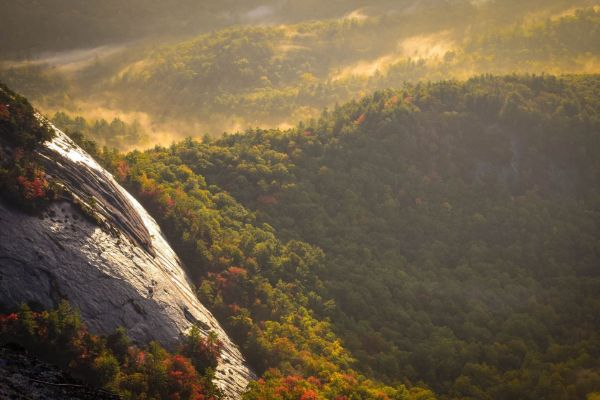
//> input picture MotionSurveillanceSystem/src/assets/image/nature.jpg, 600 x 400 px, given in place of the camera
$ ./opencv_test   (built with g++ and OpenCV 4)
//> lines starting //> are read from the running program, lines starting //| are printed output that depends on the picture
#define _CRT_SECURE_NO_WARNINGS


#include<iostream>
#include<WS2tcpip.h>
#pragma comment (lib,"WS2_32.lib")

#include <opencv2/opencv.hpp>
#include <iostream>
#include <ctime>
#include <cstdio>
#include <windows.h>
#include <Mmsystem.h>
#include "stdio.h"
#include <time.h>
#include "cv.h"
#include "cxcore.h"
#include "highgui.h"

using namespace cv;
using namespace std;

// Notes for Shawn

// Every moment frame is updated - send the frame to server API via POST call. Assume server connection is localhost:4200

// use POST request for both frame and video recording

// video frame request : localhost:4200/:cameraid - send a frame

// video recording request: localhost:4200/motion/:cameraid - send a video file + Time of clip and End of clip.

//this function is a test functino of your camera
// [52 lines left out: functions readCamera, writeVideo, not called in this run]


// [42 lines of commented-out code are left out]
string MatToString(Mat image) {
	std::vector<uchar>buff;
	cv::imencode(".bmp", image, buff);
	std::string image_string(reinterpret_cast<char*>(&buff[0]), buff.size());
	return image_string;
}

Mat StringToMat(string s) {
	std::vector<char>vec_data(s.c_str(), s.c_str() + s.size());
	cv::Mat dst = cv::imdecode(vec_data, CV_LOAD_IMAGE_UNCHANGED);
	return dst;
}

int motion2(int start_time_hour = 0,int start_time_min = 30,int end_time_hour = 23,int end_time_min = 30) {
//> called with start_time_hour = 0, start_time_min = 30, end_time_hour = 23, end_time_min = 30

	//
	bool stop = false;
	time_t rawtime;
	struct tm* ptminfo;
	time(&rawtime);
	ptminfo = localtime(&rawtime);
	printf("current: %02d-%02d-%02d %02d:%02d:%02d\n", ptminfo->tm_year + 1900, ptminfo->tm_mon + 1, ptminfo->tm_mday, ptminfo->tm_hour, ptminfo->tm_min, ptminfo->tm_sec);
	if (start_time_hour < end_time_hour) {
		if (ptminfo->tm_hour > start_time_hour&& ptminfo->tm_hour < end_time_hour) {
			//stop == true;
		}
	}
	else if (start_time_hour == end_time_hour) {
		if (ptminfo->tm_hour == start_time_hour) {
			//stop == true;
		}
	}
	else {

	}
	//
	bool writingVideo = false;  //a boolean to determine whether we are writing a video
	int video_count = 0;   //the counter of the video
	Mat frame, gray, frameDelta, thresh, firstFrame;
	vector<vector<Point> > cnts;
	VideoCapture camera(0); //open camera
	//set the video size to 640x480
	camera.set(3, 640);
	camera.set(4, 480);
	/*
	for (int i = 0; i < 10; i++) {
		cout<<camera.get(5)<<endl;
	}
	*/
	Sleep(3);
	camera.read(frame);
//> frame is the input picture: 400 rows x 600 cols, CV_8UC3; mean B, G, R 70.1, 95.1, 110.5
	//convert to grayscale and set the first frame
	cvtColor(frame, firstFrame, COLOR_BGR2GRAY);
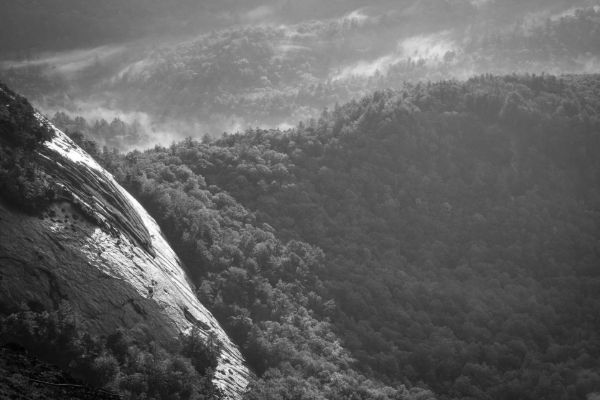
//> firstFrame: 400 rows x 600 cols, CV_8UC1; min 0, max 255, mean 96.8
	GaussianBlur(firstFrame, firstFrame, Size(21, 21), 0);
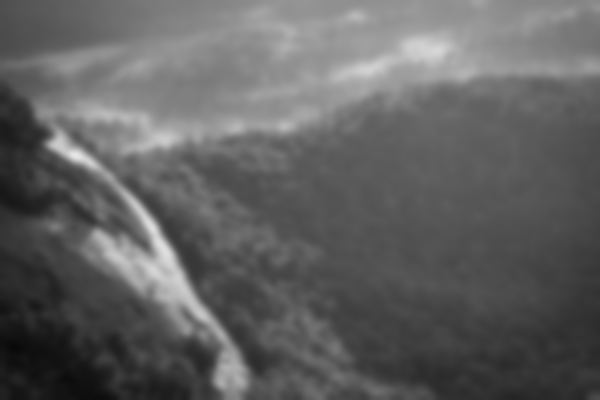
//> firstFrame: 400 rows x 600 cols, CV_8UC1; min 8, max 232, mean 96.8

	while (stop == false && camera.read(frame)) {
		if (writingVideo == false) {
			//convert to grayscale
			cvtColor(frame, gray, COLOR_BGR2GRAY);
			GaussianBlur(gray, gray, Size(21, 21), 0);
			//compute difference between first frame and current frame
			absdiff(firstFrame, gray, frameDelta);
//> frameDelta: 400 rows x 600 cols, CV_8UC1; every value is 0
			threshold(frameDelta, thresh, 25, 255, THRESH_BINARY);
			dilate(thresh, thresh, Mat(), Point(-1, -1), 2);
			findContours(thresh, cnts, RETR_EXTERNAL, CHAIN_APPROX_SIMPLE);
//> cnts = 0 contours
			for (int i = 0; i < cnts.size(); i++) {
				if (contourArea(cnts[i]) < 500) {
					continue;
				}
				writingVideo = true;
				putText(frame, "Motion Detected", Point(10, 20), FONT_HERSHEY_SIMPLEX, 0.75, Scalar(0, 0, 255), 2);
			}
//> this loop made 0 passes
			string s = MatToString(frame);
//> in MatToString, `cv::imencode(".bmp", image, buff);`: buff = 720054 items
			Mat m = StringToMat(s);
			frame = m;
			imshow("Camera", frame);
			camera.read(frame);
			//convert to grayscale and set the first frame
			cvtColor(frame, firstFrame, COLOR_BGR2GRAY);
			GaussianBlur(firstFrame, firstFrame, Size(21, 21), 0);
			if (waitKey(1) == 27) {
//> the Esc key is pressed
				//exit if ESC is pressed
				break;
			}
		}
		else {
			//set the length of record,camear and the count of the  video and write a video
			writeVideo(10,camera,video_count);

			video_count += 1;    //increase the count of the video

			writingVideo = false;

			//reset the first frame to current frame
			camera.read(frame);
			//convert to grayscale and set the first frame
			cvtColor(frame, firstFrame, COLOR_BGR2GRAY);
			GaussianBlur(firstFrame, firstFrame, Size(21, 21), 0);
		}
		ptminfo = localtime(&rawtime);

	}
	return 0;
}

// [80 lines left out: function main, not called in this run]

// added to run one function of the file
int main() { motion2(); }
